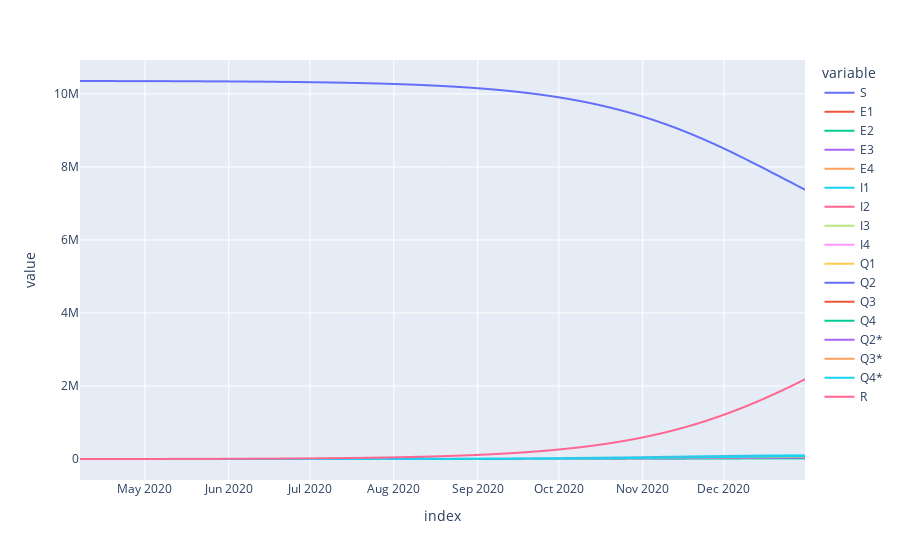

The cell this chart's notebook holds for it:
### Code cell
fig = px.line(m.get_outputs_df())
fig.show()

### Figure 1 — Plotly figure (JSON) as saved in the notebook; plotly's stock layout.template omitted (floating-point values rounded to 4 significant figures; data arrays with more than 128 entries replaced by an {"elided": "..."} marker saying what was removed)
{"data": [{"hovertemplate": "variable=S<br>index=%{x}<br>value=%{y}<extra></extra>", "legendgroup": "S", "line": {"color": "#636efa", "dash": "solid"}, "marker": {"symbol": "circle"}, "mode": "lines", "name": "S", "showlegend": true, "type": "scattergl", "x": {"elided": "269 str values"}, "xaxis": "x", "y": {"elided": "269 float values"}, "yaxis": "y"}, {"hovertemplate": "variable=E1<br>index=%{x}<br>value=%{y}<extra></extra>", "legendgroup": "E1", "line": {"color": "#EF553B", "dash": "solid"}, "marker": {"symbol": "circle"}, "mode": "lines", "name": "E1", "showlegend": true, "type": "scattergl", "x": {"elided": "269 str values"}, "xaxis": "x", "y": {"elided": "269 float values"}, "yaxis": "y"}, {"hovertemplate": "variable=E2<br>index=%{x}<br>value=%{y}<extra></extra>", "legendgroup": "E2", "line": {"color": "#00cc96", "dash": "solid"}, "marker": {"symbol": "circle"}, "mode": "lines", "name": "E2", "showlegend": true, "type": "scattergl", "x": {"elided": "269 str values"}, "xaxis": "x", "y": {"elided": "269 float values"}, "yaxis": "y"}, {"hovertemplate": "variable=E3<br>index=%{x}<br>value=%{y}<extra></extra>", "legendgroup": "E3", "line": {"color": "#ab63fa", "dash": "solid"}, "marker": {"symbol": "circle"}, "mode": "lines", "name": "E3", "showlegend": true, "type": "scattergl", "x": {"elided": "269 str values"}, "xaxis": "x", "y": {"elided": "269 float values"}, "yaxis": "y"}, {"hovertemplate": "variable=E4<br>index=%{x}<br>value=%{y}<extra></extra>", "legendgroup": "E4", "line": {"color": "#FFA15A", "dash": "solid"}, "marker": {"symbol": "circle"}, "mode": "lines", "name": "E4", "showlegend": true, "type": "scattergl", "x": {"elided": "269 str values"}, "xaxis": "x", "y": {"elided": "269 float values"}, "yaxis": "y"}, {"hovertemplate": "variable=I1<br>index=%{x}<br>value=%{y}<extra></extra>", "legendgroup": "I1", "line": {"color": "#19d3f3", "dash": "solid"}, "marker": {"symbol": "circle"}, "mode": "lines", "name": "I1", "showlegend": true, "type": "scattergl", "x": {"elided": "269 str values"}, "xaxis": "x", "y": {"elided": "269 float values"}, "yaxis": "y"}, {"hovertemplate": "variable=I2<br>index=%{x}<br>value=%{y}<extra></extra>", "legendgroup": "I2", "line": {"color": "#FF6692", "dash": "solid"}, "marker": {"symbol": "circle"}, "mode": "lines", "name": "I2", "showlegend": true, "type": "scattergl", "x": {"elided": "269 str values"}, "xaxis": "x", "y": {"elided": "269 float values"}, "yaxis": "y"}, {"hovertemplate": "variable=I3<br>index=%{x}<br>value=%{y}<extra></extra>", "legendgroup": "I3", "line": {"color": "#B6E880", "dash": "solid"}, "marker": {"symbol": "circle"}, "mode": "lines", "name": "I3", "showlegend": true, "type": "scattergl", "x": {"elided": "269 str values"}, "xaxis": "x", "y": {"elided": "269 float values"}, "yaxis": "y"}, {"hovertemplate": "variable=I4<br>index=%{x}<br>value=%{y}<extra></extra>", "legendgroup": "I4", "line": {"color": "#FF97FF", "dash": "solid"}, "marker": {"symbol": "circle"}, "mode": "lines", "name": "I4", "showlegend": true, "type": "scattergl", "x": {"elided": "269 str values"}, "xaxis": "x", "y": {"elided": "269 float values"}, "yaxis": "y"}, {"hovertemplate": "variable=Q1<br>index=%{x}<br>value=%{y}<extra></extra>", "legendgroup": "Q1", "line": {"color": "#FECB52", "dash": "solid"}, "marker": {"symbol": "circle"}, "mode": "lines", "name": "Q1", "showlegend": true, "type": "scattergl", "x": {"elided": "269 str values"}, "xaxis": "x", "y": {"elided": "269 float values"}, "yaxis": "y"}, {"hovertemplate": "variable=Q2<br>index=%{x}<br>value=%{y}<extra></extra>", "legendgroup": "Q2", "line": {"color": "#636efa", "dash": "solid"}, "marker": {"symbol": "circle"}, "mode": "lines", "name": "Q2", "showlegend": true, "type": "scattergl", "x": {"elided": "269 str values"}, "xaxis": "x", "y": {"elided": "269 float values"}, "yaxis": "y"}, {"hovertemplate": "variable=Q3<br>index=%{x}<br>value=%{y}<extra></extra>", "legendgroup": "Q3", "line": {"color": "#EF553B", "dash": "solid"}, "marker": {"symbol": "circle"}, "mode": "lines", "name": "Q3", "showlegend": true, "type": "scattergl", "x": {"elided": "269 str values"}, "xaxis": "x", "y": {"elided": "269 float values"}, "yaxis": "y"}, {"hovertemplate": "variable=Q4<br>index=%{x}<br>value=%{y}<extra></extra>", "legendgroup": "Q4", "line": {"color": "#00cc96", "dash": "solid"}, "marker": {"symbol": "circle"}, "mode": "lines", "name": "Q4", "showlegend": true, "type": "scattergl", "x": {"elided": "269 str values"}, "xaxis": "x", "y": {"elided": "269 float values"}, "yaxis": "y"}, {"hovertemplate": "variable=Q2*<br>index=%{x}<br>value=%{y}<extra></extra>", "legendgroup": "Q2*", "line": {"color": "#ab63fa", "dash": "solid"}, "marker": {"symbol": "circle"}, "mode": "lines", "name": "Q2*", "showlegend": true, "type": "scattergl", "x": {"elided": "269 str values"}, "xaxis": "x", "y": {"elided": "269 float values"}, "yaxis": "y"}, {"hovertemplate": "variable=Q3*<br>index=%{x}<br>value=%{y}<extra></extra>", "legendgroup": "Q3*", "line": {"color": "#FFA15A", "dash": "solid"}, "marker": {"symbol": "circle"}, "mode": "lines", "name": "Q3*", "showlegend": true, "type": "scattergl", "x": {"elided": "269 str values"}, "xaxis": "x", "y": {"elided": "269 float values"}, "yaxis": "y"}, {"hovertemplate": "variable=Q4*<br>index=%{x}<br>value=%{y}<extra></extra>", "legendgroup": "Q4*", "line": {"color": "#19d3f3", "dash": "solid"}, "marker": {"symbol": "circle"}, "mode": "lines", "name": "Q4*", "showlegend": true, "type": "scattergl", "x": {"elided": "269 str values"}, "xaxis": "x", "y": {"elided": "269 float values"}, "yaxis": "y"}, {"hovertemplate": "variable=R<br>index=%{x}<br>value=%{y}<extra></extra>", "legendgroup": "R", "line": {"color": "#FF6692", "dash": "solid"}, "marker": {"symbol": "circle"}, "mode": "lines", "name": "R", "showlegend": true, "type": "scattergl", "x": {"elided": "269 str values"}, "xaxis": "x", "y": {"elided": "269 float values"}, "yaxis": "y"}], "layout": {"legend": {"title": {"text": "variable"}, "tracegroupgap": 0}, "margin": {"t": 60}, "xaxis": {"anchor": "y", "domain": [0, 1], "title": {"text": "index"}}, "yaxis": {"anchor": "x", "domain": [0, 1], "title": {"text": "value"}}}}
